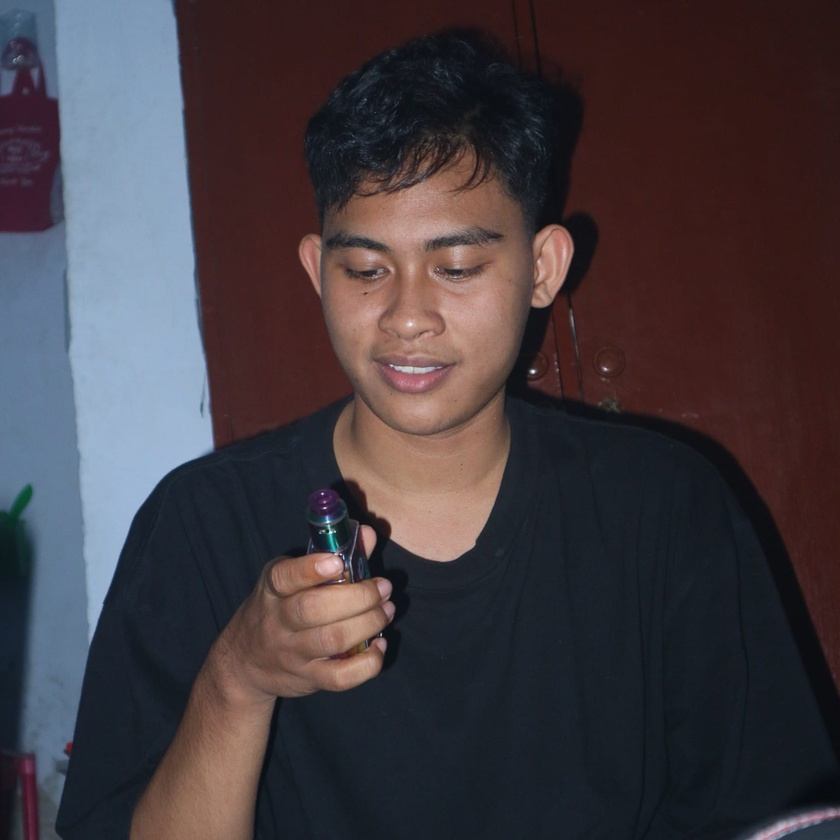
#> input picture respon/Dhira.jpeg, 840 x 840 px, shrunk from 1536 x 1536 before the run
$ jupyter execute DhiraResponMod2.ipynb
#> lines starting #> are read from the running program, lines starting #| are printed output that depends on the picture
[cell 1]
import matplotlib.pyplot as plt
import cv2 as cv
import numpy as np

## Nomor 1

[cell 2]
myImage = plt.imread('Dhira.jpeg')
#> myImage is the input picture: shape (840, 840, 3); mean R, G, B 66.9, 59.1, 64.5
grayImage = cv.cvtColor(myImage,cv.COLOR_BGR2GRAY)

fig, ax = plt.subplots(nrows=1, ncols=2, figsize=(10, 10))
ax[0].imshow(myImage)
ax[0].set_title('Original Image')
ax[1].imshow(grayImage, cmap="gray")
ax[1].set_title('Grayscale Image')

## Nomor 2

[cell 3]
height,width= grayImage.shape
#> height = 840; width = 840

nilai_min = grayImage.min()
#> nilai_min = 11
nilai_max = grayImage.max()
#> nilai_max = 254
nilai_range = nilai_max-nilai_min
#> nilai_range = 243

imgNormSkala = np.zeros((height,width)).astype(int)


for i in range(height):
    for j in range(width):
        imgNormSkala[i][j] = ((grayImage[i][j]-nilai_min)/nilai_range)*255

fig, ax = plt.subplots(nrows=1, ncols=2, figsize=(10, 10))
ax[0].imshow(grayImage, cmap="gray")
ax[0].set_title('Grayscale Image')
ax[1].imshow(imgNormSkala, cmap="gray")
ax[1].set_title('Normalisasi Image')
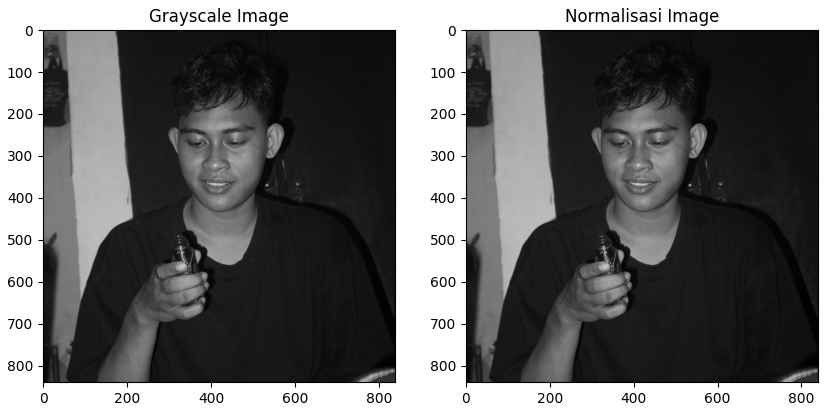
#> figure drawn by matplotlib, 2 panels

[cell 4]
def imgHist(image, imagebit):
#> called with imagebit = 8
    sumGray = np.zeros(2**imagebit)
    tinggi,lebar = image.shape
#> tinggi = 840; lebar = 840
    for i in range(tinggi):
        for j in range(lebar):
            grayValue = image[i][j]
            sumGray[grayValue] += 1
#> after the loop, sumGray = 256 values, max 38419 at index 24, min 0 at index 21, mean 2756.2
    plt.bar([i for i in range(256)],sumGray)
    plt.show()
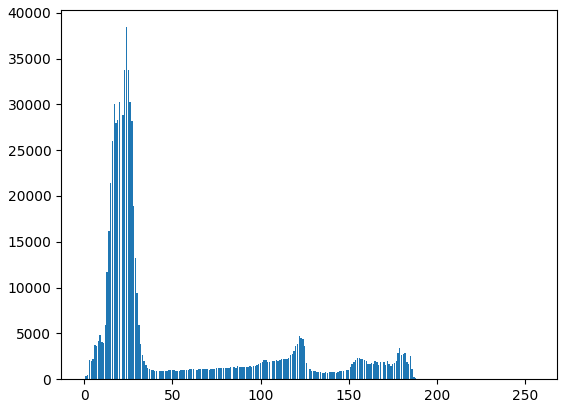
#> figure drawn by matplotlib, 1 panel; tallest bar 38419 high, from x = 23.6 to 24.4
imgHist(imgNormSkala,8)

## Nomor 3

### a. Translasi

[cell 5]
transImg = np.zeros(grayImage.shape).astype(int)
x=30
y=-40
y=np.abs(x)
for i in range(grayImage.shape[0]-x):
    for j in range (grayImage.shape[1]-y):
            transImg[i+x,j+y] = grayImage[i,j]
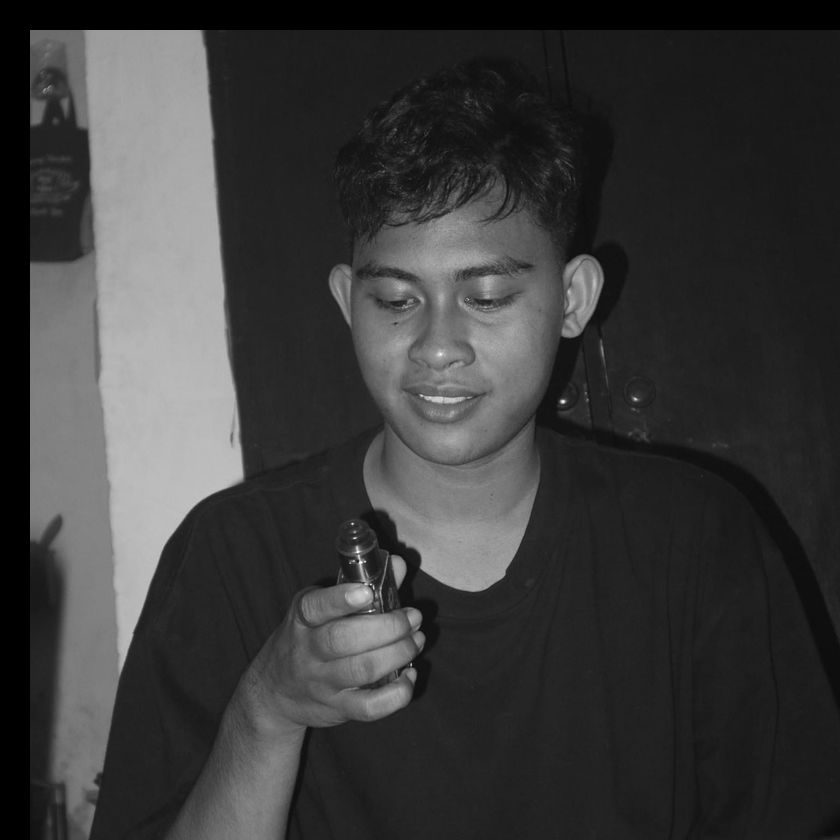
#> transImg: shape (840, 840) int64; min 0, max 254, mean 59

plt.imshow(transImg, cmap="gray")

### b. Rotasi

[cell 6]
angle = 117
cos = (np.cos(angle))
sin = (np.sin(angle))
center_x = grayImage.shape[0]//2
#> center_x = 420
center_y = grayImage.shape[1]//2
#> center_y = 420
rotImage = np.zeros(grayImage.shape).astype(int)
for i in range(grayImage.shape[0]):
    for j in range(grayImage.shape[1]):
        x2 = int((i - center_x) * cos - (j - center_y) * sin + center_x)
        y2 = int((i - center_x) * sin + (j - center_y) * cos + center_y)
        if 0 <= x2 < grayImage.shape[0] and 0 <= y2 < grayImage.shape[1]:
            rotImage[i][j]=grayImage[x2][y2]
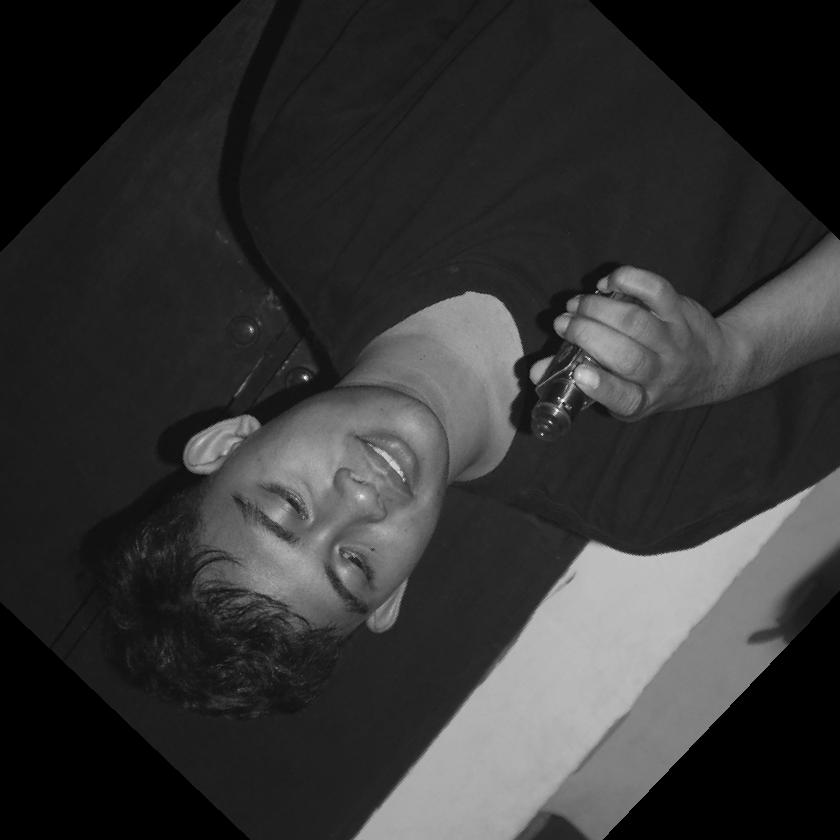
#> rotImage: shape (840, 840) int64; min 0, max 254, mean 51.9
plt.imshow(rotImage,cmap="gray")

### c. Refleksi Sumbu X

[cell 7]
mirXImage = np.zeros(grayImage.shape).astype(int)
for i in range(grayImage.shape[0]):
    for j in range(grayImage.shape[1]):
        mirXImage[i,j] = grayImage [grayImage.shape[0]-1-i][j]
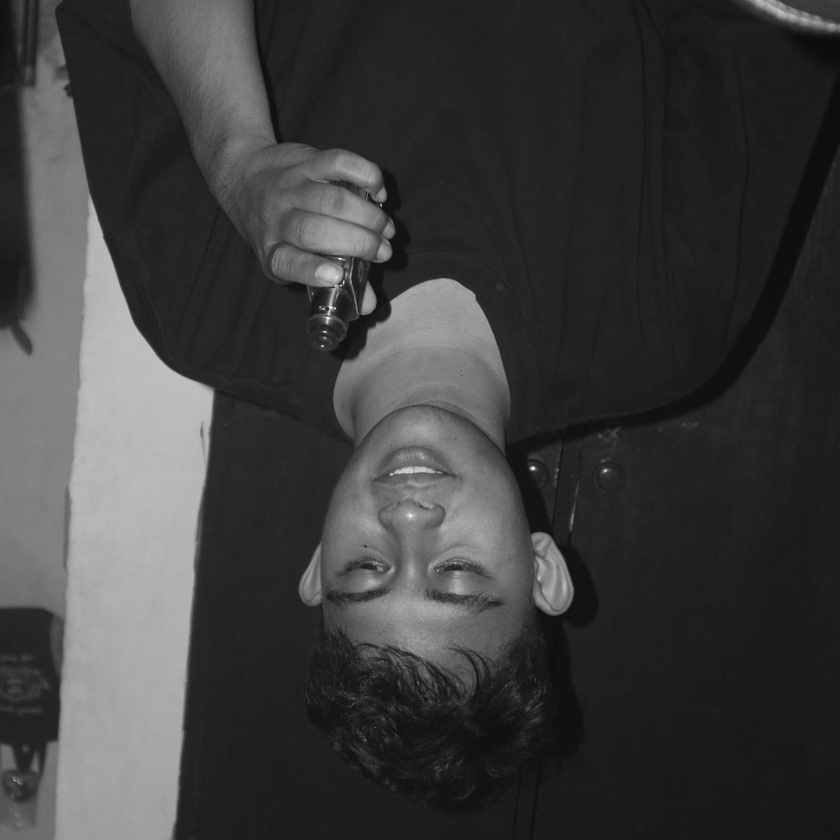
#> mirXImage: shape (840, 840) int64; min 11, max 254, mean 61.6
plt.imshow(mirXImage, cmap="gray")

### d. Dilatasi Skala -3

[cell 8]
def dilatasi(image, skala):
#> called with skala = -3
    skala2=np.abs(skala)
    tinggi,lebar = image.shape
#> tinggi = 840; lebar = 840
    if(skala<0):
        skala=(1/np.abs(skala))
    else:
        tinggi = tinggi*skala2
        lebar = lebar*skala2

    result = np.zeros([tinggi, lebar]).astype(int)
    for i in range(image.shape[0]):
        for j in range(image.shape[1]):
            for x in range(int(i*skala), int(i*skala)+skala2):
                for y in range(int(j*skala), int(j*skala)+skala2):
                    result[x][y] = image[i][j]
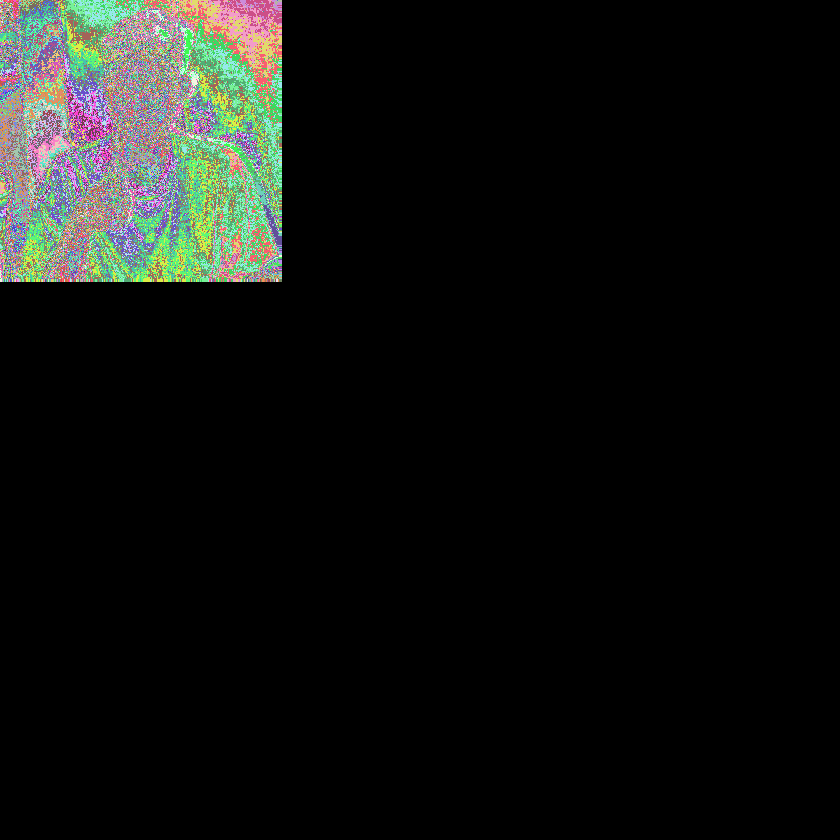
#> result: shape (840, 840) int64; 198 distinct labels, from 0 to 254; one colour per label, 0 black
    return result

[cell 9]
dilIMG = dilatasi(grayImage,-3)
plt.imshow(dilIMG,cmap="gray")

### e. Citra negatif

[cell 10]
negaImage = np.zeros(grayImage.shape).astype(int)
for i in range(grayImage.shape[0]):
    for j in range(grayImage.shape[1]):
        negaImage[i,j]= ~grayImage[i,j]
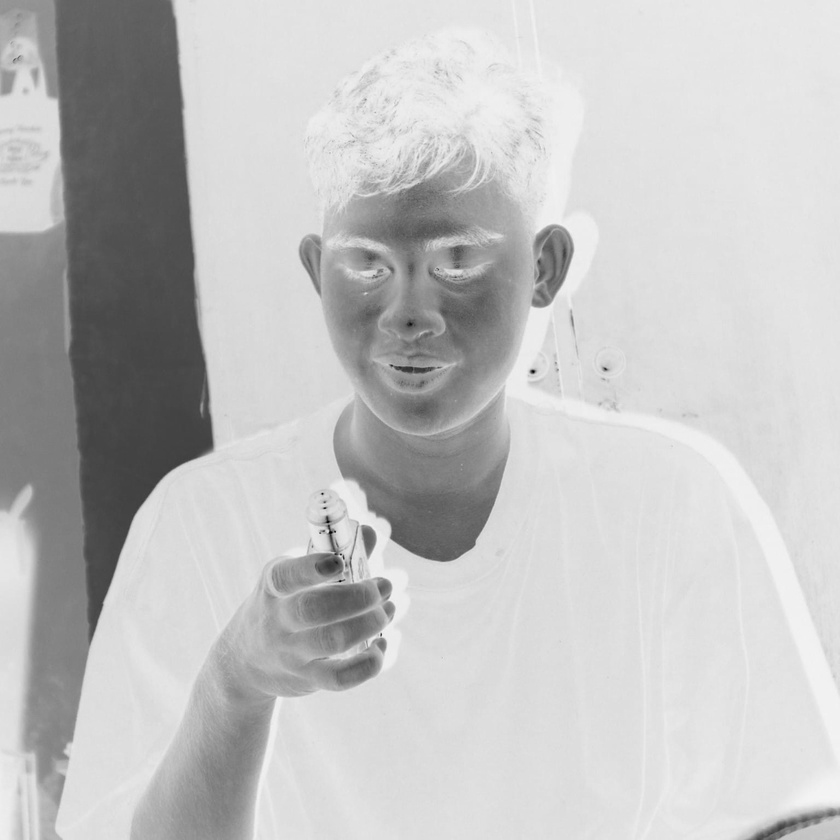
#> negaImage: shape (840, 840) int64; min 1, max 244, mean 193.4
fig, ax = plt.subplots(nrows=1, ncols=3, figsize=(10, 10))
ax[0].imshow(grayImage, cmap="gray")
ax[0].set_title('Original Image')
ax[1].imshow(imgNormSkala, cmap="gray")
ax[1].set_title('Normalisasi Image')
ax[2].imshow(negaImage, cmap="gray")
ax[2].set_title('Negative Image')

[cell 11]
sumGray = np.zeros(256).astype(int)
sumNegative = np.zeros(256).astype(int)
for i in range(imgNormSkala.shape[0]):
    for j in range(imgNormSkala.shape[1]):
        grayValue = imgNormSkala[i][j]
        negativeValue = negaImage[i][j]
        sumGray[grayValue] +=1
        sumNegative[negativeValue] +=1
#> after the loop, sumNegative = 256 values, max 38419 at index 221, min 0 at index 0, mean 2756.2
fig,ax=plt.subplots()
bar1 = ax.bar([i for i in range(256)], sumGray,0.5, label = 'Citra Normalisasi')
#> bar1 = 256 items
bar2 = ax.bar([i for i in range(256)], sumNegative,0.5, label = 'Citra Negatif')
#> bar2 = 256 items
ax.set_title('Histogram Dua Citra')
ax.set_xlabel('Intensitas Piksel')
ax.set_ylabel('Frekuensi')
ax.legend()
plt.show()
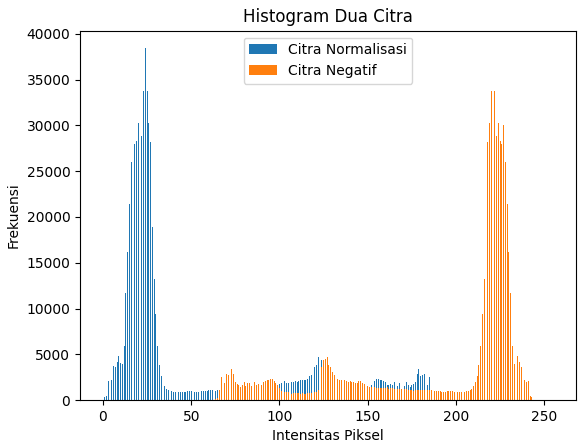
#> figure drawn by matplotlib, 1 panel; tallest bar 38419 high, from x = 23.75 to 24.25; tallest bar 38419 high, from x = 220.8 to 221.2
